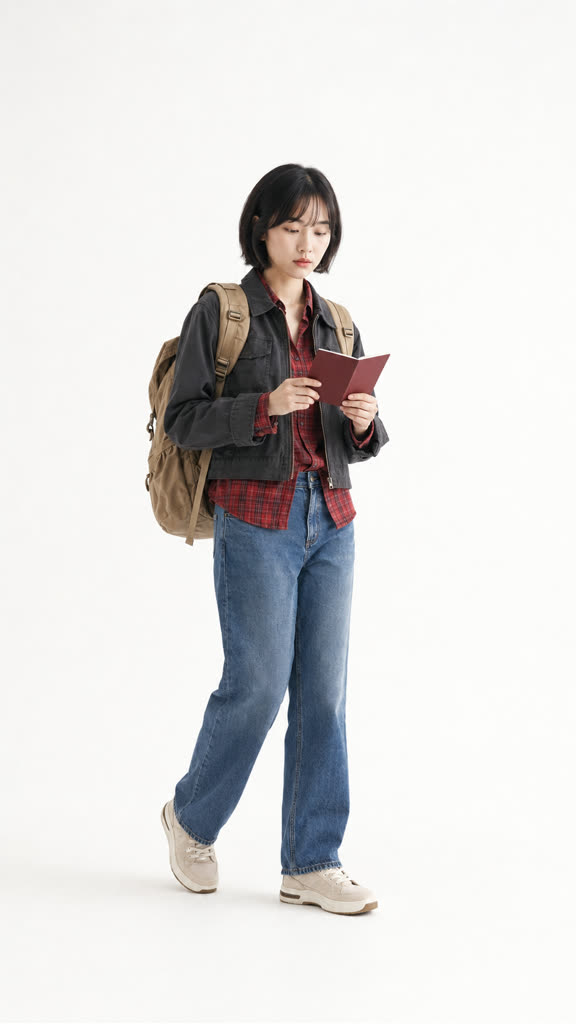
#> input picture motion/production/ticket-travel/assets/flow-upload/00-intro-traveler.jpg, 576 x 1024 px, given in place of 00-intro-traveler.png, which was not available
$ python render_ticket.py
#> lines starting #> are read from the running program, lines starting #| are printed output that depends on the picture; after the words box and inside, x2 and y2 are one past the last pixel; in counts of white or black regions, pixels touching at a corner belong together; pictures that were not available may be replaced by others from this repository, and a replacement may not be noted
"""Deterministic recreation of the reference boarding-pass fashion reel.

The character stills are treated as source plates; the ticket, typography,
replacement motion, framing, and timing are rendered locally so the design is
stable from run to run.  FFmpeg only encodes the RGB frames emitted here.
"""

from __future__ import annotations

import math
import os
import shutil
import subprocess
import sys
from pathlib import Path

import numpy as np
from PIL import Image, ImageChops, ImageDraw, ImageFilter, ImageFont, ImageOps


W, H, FPS, FRAMES = 1080, 1920, 30, 400
ROOT = Path(__file__).resolve().parent
KEYFRAMES = ROOT / "assets" / "keyframes"
OUTPUT = Path(os.environ.get("TICKET_RENDER_OUTPUT", str(ROOT / "output"))) / "ticket-travel-animatic.mp4"


def font(size: int, bold: bool = False, mono: bool = False) -> ImageFont.FreeTypeFont:
    if mono:
        path = r"C:\Windows\Fonts\consola.ttf"
    elif bold:
        path = r"C:\Windows\Fonts\arialbd.ttf"
    else:
        path = r"C:\Windows\Fonts\arial.ttf"
    return ImageFont.truetype(path, size)


def eased(t: float) -> float:
    t = max(0.0, min(1.0, t))
    return 1.0 - (1.0 - t) ** 3


def person_cutout(path: Path) -> Image.Image:
    """Extract the central figure from the near-white Imagegen plate."""
    src = Image.open(path).convert("RGB")
    a = np.asarray(src).astype(np.int16)
    border = np.concatenate((a[:24, :24].reshape(-1, 3), a[:24, -24:].reshape(-1, 3),
                             a[-24:, :24].reshape(-1, 3), a[-24:, -24:].reshape(-1, 3)))
    bg = np.median(border, axis=0)
    dist = np.sqrt(((a - bg) ** 2).sum(axis=2))
    gray = a.mean(axis=2)
    sat = a.max(axis=2) - a.min(axis=2)
    # The source plates have a very light studio background. Preserve pale
    # clothing through saturation/darkness while suppressing the floor cast.
    strength = np.maximum.reduce((dist - 6.0, (226.0 - gray) * 1.15, (sat - 10.0) * 1.5))
    alpha = np.clip(strength * 16.0, 0, 255).astype(np.uint8)
    matte = Image.fromarray(alpha, "L").filter(ImageFilter.GaussianBlur(1.2))
    # Keep a clean silhouette and discard isolated floor speckles.
    hard = Image.fromarray((alpha > 34).astype(np.uint8) * 255, "L").filter(ImageFilter.MaxFilter(5))
    matte = ImageChops.multiply(matte, hard)
    bbox = matte.point(lambda p: 255 if p > 35 else 0).getbbox()
    if not bbox:
        return src.convert("RGBA")
    left, top, right, bottom = bbox
    pad = 10
    left, top = max(0, left - pad), max(0, top - pad)
    right, bottom = min(src.width, right + pad), min(src.height, bottom + pad)
    return Image.merge("RGBA", (*src.crop((left, top, right, bottom)).split(), matte.crop((left, top, right, bottom))))


# [20 lines left out: function fit_intro, not called in this run]


def vertical_text(text: str, size: int, fill: str, bold: bool = False, tracking: int = 0) -> Image.Image:
    f = font(size, bold=bold)
    # Draw horizontally then rotate, matching the sideways type in the reel.
    lines = text.split("\n")
    widths = [f.getlength(line) + 12 + tracking * max(0, len(line) - 1) for line in lines]
    width = max(20, round(max(widths)))
    tile = Image.new("RGBA", (width, max(1, len(lines)) * (size + 5) + 8), (0, 0, 0, 0))
    d = ImageDraw.Draw(tile)
    for row, line in enumerate(lines):
        x = 6
        y = row * (size + 5)
        for ch in line:
            d.text((x, y), ch, font=f, fill=fill)
            x += d.textlength(ch, font=f) + tracking
    return tile.rotate(90, expand=True, resample=Image.Resampling.BICUBIC)


def draw_barcode(d: ImageDraw.ImageDraw, x: int, y: int, w: int, h: int, seed: int = 1) -> None:
    # Deterministic irregular barcode blocks rather than a generic rectangle.
    widths = [3, 6, 2, 10, 4, 2, 8, 3, 5, 2, 11, 3, 7, 2, 4, 9]
    pos = x
    i = seed
    while pos < x + w:
        bar = widths[i % len(widths)]
        gap = 2 + ((i * 7 + seed) % 4)
        d.rectangle((pos, y, min(x + w, pos + bar), y + h), fill="#25282a")
        pos += bar + gap
        i += 1


def ticket_card(look: int, person: Image.Image) -> Image.Image:
    """Build one 900x1810 portrait boarding pass with a full-body subject."""
    cw, ch = 900, 1810
    colors = [("#eeb4c0", "BANGKOK"), ("#7cc9e5", "SEOUL"), ("#b9afa5", "DALI"), ("#69b8da", "TOKYO")]
    band, destination = colors[look]
    mask = Image.new("L", (cw, ch), 0)
    md = ImageDraw.Draw(mask)
    md.rounded_rectangle((0, 0, cw - 1, ch - 1), radius=34, fill=255)
    # The small half-circle bite at the foot of the card is visible in the ref.
    md.ellipse((cw // 2 - 21, ch - 17, cw // 2 + 21, ch + 25), fill=0)

    card = Image.new("RGBA", (cw, ch), (0, 0, 0, 0))
    body = Image.new("RGBA", (cw, ch), (251, 250, 246, 255))
    body.putalpha(mask)
    card.alpha_composite(body)
    band_layer = Image.new("RGBA", (cw, ch), (0, 0, 0, 0))
    bd = ImageDraw.Draw(band_layer)
    bd.rectangle((cw - 126, 0, cw, ch), fill=band)
    band_layer.putalpha(ImageChops.multiply(band_layer.getchannel("A"), mask))
    card.alpha_composite(band_layer)
    d = ImageDraw.Draw(card)

    # Card outline and the top stub/perforation.
    d.rounded_rectangle((2, 2, cw - 3, ch - 3), radius=34, outline="#42484b", width=3)
    d.line((26, 285, cw - 145, 285), fill="#aeb3b4", width=2)
    for x in range(30, cw - 145, 18):
        d.line((x, 277, min(x + 9, cw - 145), 277), fill="#b8bcbd", width=2)
    d.line((cw - 126, 0, cw - 126, ch), fill="#ffffff", width=2)

    # Pale oversized watermark letters behind the subject.
    watermark = font(168, bold=True)
    d.text((34, 380), "TAO", font=watermark, fill="#e0e1df")
    d.text((34, 540), "AGOU", font=watermark, fill="#e0e1df")

    # Stub data and micro labels.
    d.text((28, 36), "BOARDING PASS", font=font(18, bold=True), fill="#6c7477")
    d.text((28, 62), "NX 1042", font=font(21, mono=True), fill="#31383b")
    d.text((cw - 146, 42), "42", font=font(28, bold=True), fill="#ffffff")
    d.text((cw - 146, 78), "GATE", font=font(14, bold=True), fill="#ffffff")
    draw_barcode(d, 35, 100, 126, 138, 5 + look)
    for y, txt in [(112, "SEAT 42A"), (160, "TIME 0042"), (208, "GATE 42")]:
        d.text((178, y), txt, font=font(18, mono=True), fill="#42484b")
    d.text((35, 246), "PASSENGER / TAO AGOU", font=font(13, bold=True), fill="#687074")

    # Composite the current full-body plate into the main card region. The
    # ticket design remains legible around and over the figure like the reel.
    # Keep the actor scale invariant across looks.  The previous look-specific
    # height made one card visibly grow at every replacement, even when the
    # source plate was normalized.  All person plates now share one target
    # height and the same feet baseline.
    target_h = 1290
    ratio = target_h / person.height
    pw = max(1, round(person.width * ratio))
    subject = person.resize((pw, target_h), Image.Resampling.LANCZOS)
    sx = 380 - pw // 2
    sy = 360 if look != 3 else 350
    card.alpha_composite(subject, (sx, sy))

    # Main information is intentionally sideways and crosses the figure.
    fields = [
        (40, 360, "NAME\nTao / Agou"),
        (165, 720, "FLT\nNX 1042"),
        (290, 400, "GATE\n42"),
        (425, 670, "TIME\n0042"),
        (560, 420, "SEAT\n42A"),
        (694, 650, f"FROM\nGUANGZHOU\nTO\n{destination}"),
    ]
    for x, y, value in fields:
        tile = vertical_text(value, 22, "#33383a", bold=False, tracking=1)
        card.alpha_composite(tile, (x, y))
    d = ImageDraw.Draw(card)
    d.text((35, 1450), "GATE CLOSES 25 MINUTES BEFORE DEPARTURE", font=font(16, mono=True), fill="#525b5e")
    d.text((35, 1484), "BAGGAGE 07 KG   /   CABIN 02", font=font(14, mono=True), fill="#778083")
    draw_barcode(d, 34, 1570, 705, 158, 11 + look * 3)
    d.text((35, 1751), "BOARDING 0042   ·   TAOAGOU AIRLINES", font=font(14, mono=True), fill="#70787a")

    # Vertical airline strip, with a simple plane silhouette to avoid font-
    # dependent glyph substitutions.
    d.polygon([(cw - 74, 360), (cw - 46, 360), (cw - 60, 330), (cw - 64, 330)], fill="#364044")
    d.polygon([(cw - 60, 329), (cw - 67, 303), (cw - 62, 303), (cw - 54, 326)], fill="#364044")
    word = vertical_text("TAOAGOU AIRLINES", 30, "#304044", bold=True, tracking=1)
    card.alpha_composite(word, (cw - 98, 425))
    small = vertical_text("BOARDING PASS", 16, "#ffffff", bold=True, tracking=1)
    card.alpha_composite(small, (cw - 84, 80))
    bottom = vertical_text("BOARDING PASS", 16, "#ffffff", bold=True, tracking=1)
    card.alpha_composite(bottom, (cw - 84, 1505))

    return card


# [46 lines left out: functions place_rotated, card_frame, not called in this run]


def run() -> None:
    OUTPUT.parent.mkdir(parents=True, exist_ok=True)
    intro_src = Image.open(KEYFRAMES / "00-intro-traveler.png").convert("RGB")
#> intro_src is the input picture: PIL image 576x1024 RGB; mean R, G, B 220.8, 219.8, 219.1
    people = [person_cutout(KEYFRAMES / name) for name in (
        "01-pink-dress.png", "02-blue-knit.png", "03-neutral-utility.png", "04-city-classic.png")]
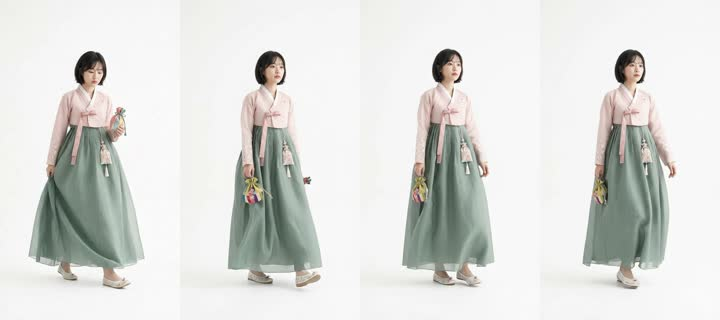
#> input picture motion/production/ticket-travel/synced-transition-v1/source-contact.jpg, 720 x 320 px, given in place of 01-pink-dress.png, which was not available
#> in person_cutout, src is the input picture: PIL image 720x320 RGB; mean R, G, B 220.7, 221.7, 218.7
#> in person_cutout, `border = np.concatenate((a[:24, :24].reshape(-1, 3), a[:24, -24:].resh..`: border = 2304 rows, first 8: [237, 238, 233], [237, 238, 233], [237, 238, 233], [237, 238, 233], [237, 238, 233], [237, 238, 233], [237, 238, 233], [237, 238, 233]
#> in person_cutout, `bg = np.median(border, axis=0)`: bg = [246, 246, 246]
#> in person_cutout, `hard = Image.fromarray((alpha > 34).astype(np.uint8) * 255, "L").filte..`:
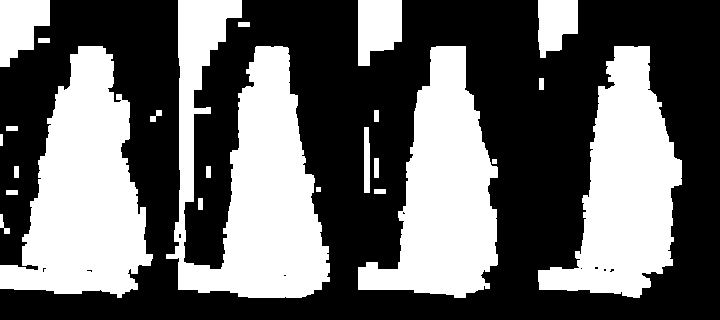
#> hard: PIL image 720x320 L; 40.8% white; 24 white regions, largest, box (x1, y1, x2, y2) and area: (166, 0, 330, 298) 25739, (0, 46, 153, 298) 22162, (358, 46, 498, 298) 19255
#> in person_cutout, `bbox = matte.point(lambda p: 255 if p > 35 else 0).getbbox()`: bbox = (0, 0, 680, 297)
#> in person_cutout, `left, top, right, bottom = bbox`: left = 0; right = 680; bottom = 297
#> in person_cutout, `right, bottom = min(src.width, right + pad), min(src.height, bottom + ..`: right = 690; bottom = 307
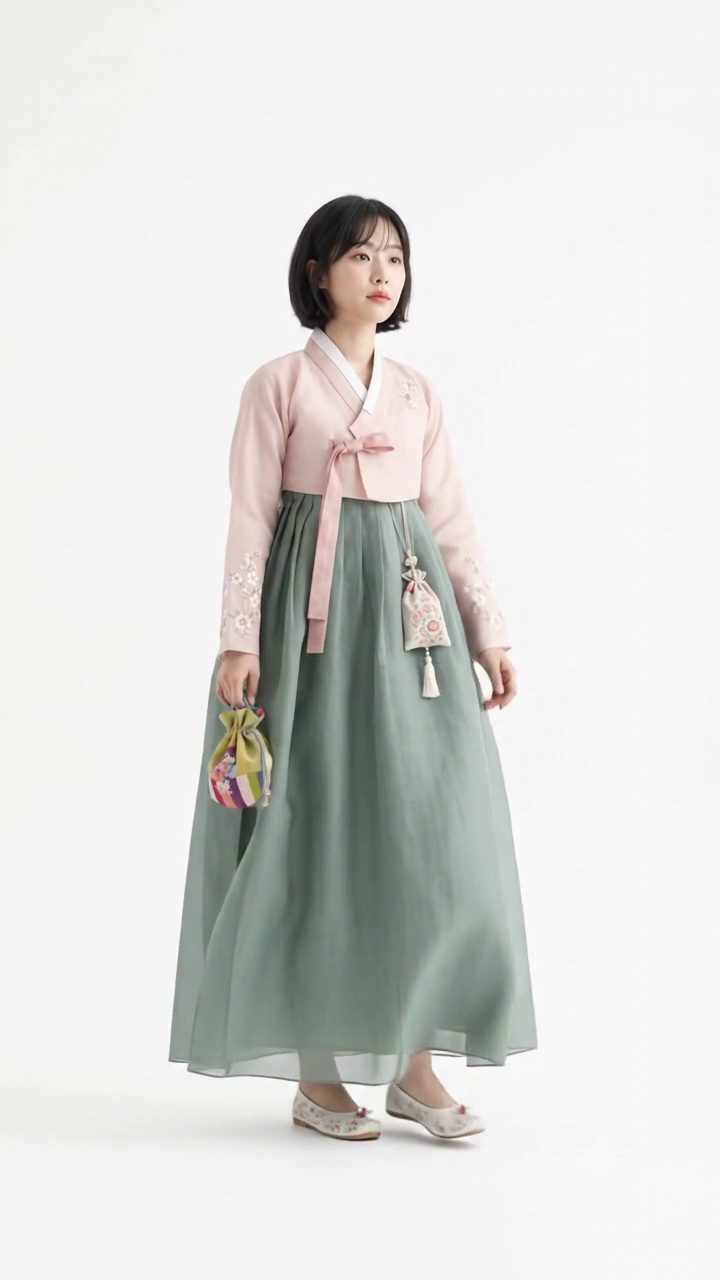
#> input picture motion/production/ticket-travel/synced-transition-v1/source-mid.png, 720 x 1280 px, given in place of 02-blue-knit.png, which was not available
#> in person_cutout, src is the input picture: PIL image 720x1280 RGB; mean R, G, B 220.9, 221.2, 218.9
#> in person_cutout (call 2), `border = np.concatenate((a[:24, :24].reshape(-1, 3), a[:24, -24:].resh..`: border = 2304 rows, first 8: [237, 237, 234], [237, 237, 234], [237, 237, 234], [237, 237, 234], [237, 237, 234], [237, 237, 234], [237, 237, 234], [237, 237, 234]
#> in person_cutout (call 2), `bg = np.median(border, axis=0)`: bg = [244, 244, 244]
#> in person_cutout (call 2), `hard = Image.fromarray((alpha > 34).astype(np.uint8) * 255, "L").filte..`: hard: PIL image 720x1280 L; 33.9% white; 184 white regions, largest, box (x1, y1, x2, y2) and area: (0, 190, 554, 1175) 268680, (0, 0, 162, 172) 16029, (630, 1157, 720, 1223) 3418
#> in person_cutout (call 2), `bbox = matte.point(lambda p: 255 if p > 35 else 0).getbbox()`: bbox = (0, 0, 720, 1280)
#> in person_cutout (call 2), `left, top, right, bottom = bbox`: right = 720; bottom = 1280
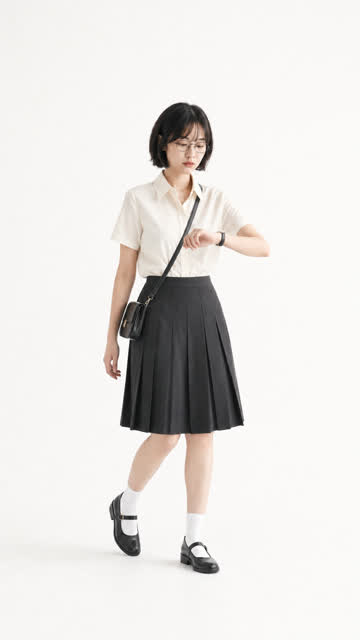
#> input picture motion/production/ticket-travel/assets/flow-upload-small/04-city-classic.jpg, 360 x 640 px, given in place of 04-city-classic.png, which was not available
#> in person_cutout, src is the input picture: PIL image 360x640 RGB; mean R, G, B 229.4, 226.9, 224.2
#> in person_cutout (call 4), `border = np.concatenate((a[:24, :24].reshape(-1, 3), a[:24, -24:].resh..`: border = 2304 rows, first 8: [241, 240, 238], [241, 240, 238], [241, 240, 238], [241, 240, 238], [241, 240, 238], [241, 240, 238], [241, 240, 238], [241, 240, 238]
#> in person_cutout (call 4), `bg = np.median(border, axis=0)`: bg = [247.5, 246.5, 244.5]
#> in person_cutout (call 4), `hard = Image.fromarray((alpha > 34).astype(np.uint8) * 255, "L").filte..`:
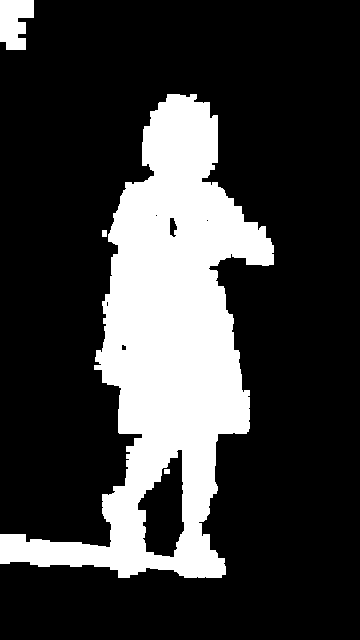
#> hard: PIL image 360x640 L; 23% white; 4 white regions, box (x1, y1, x2, y2) and area: (0, 94, 274, 578) 51694, (0, 0, 34, 50) 1332, (102, 230, 107, 237) 35, (164, 469, 170, 474) 30
#> in person_cutout (call 4), `bbox = matte.point(lambda p: 255 if p > 35 else 0).getbbox()`: bbox = (0, 0, 272, 577)
#> in person_cutout (call 4), `left, top, right, bottom = bbox`: right = 272; bottom = 577
#> in person_cutout (call 4), `right, bottom = min(src.width, right + pad), min(src.height, bottom + ..`: right = 282; bottom = 587
#> in person_cutout (call 4), `return Image.merge("RGBA", (*src.crop((left, top, right, bottom)).spli..`:
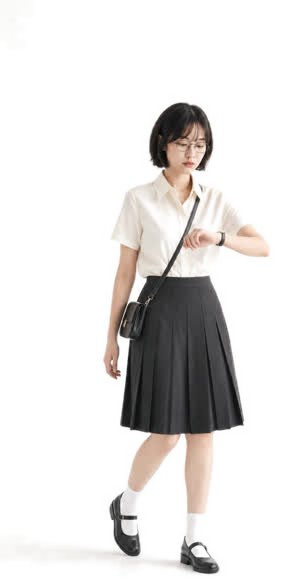
#> returned value: PIL image 282x587 RGBA; mean R, G, B, A 221.3, 218.3, 215.3, 62.5; transparent parts drawn white
#> people = 4 items
    cards = [ticket_card(i, people[i]) for i in range(4)]
#> in ticket_card, `mask = Image.new("L", (cw, ch), 0)`: mask: PIL image 900x1810 L; every value is 0
#> in ticket_card, `card = Image.new("RGBA", (cw, ch), (0, 0, 0, 0))`: card: PIL image 900x1810 RGBA; every value is 0
#> in ticket_card, `body.putalpha(mask)`: mask: PIL image 900x1810 L; 99.9% white; 5 black regions, box (x1, y1, x2, y2) and area: (430, 1793, 471, 1810) 527, (0, 0, 29, 29) 260, (871, 0, 900, 29) 260, (0, 1781, 29, 1810) 260, (871, 1781, 900, 1810) 260
#> the loop in ticket_card, `for x, y, value in fields:` made 6 passes
#> pass 2, in ticket_card, `tile = vertical_text(value, 22, "#33383a", bold=False, tracking=1)`:
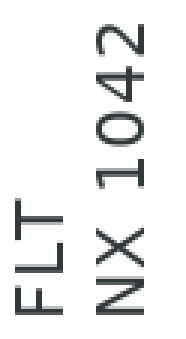
#> tile: PIL image 62x113 RGBA (shown 3 times larger); mean R, G, B, A 6.2, 6.8, 7, 22.2; transparent parts drawn white
#> cards = 4 items
    ffmpeg = shutil.which("ffmpeg")
    if not ffmpeg:
#> (the run stopped early here; a loop or call above may not have finished)
